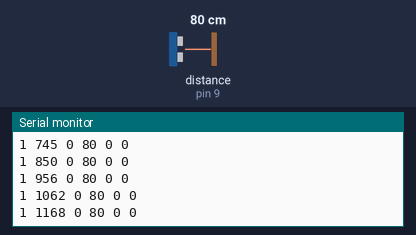
A sketch run on a simulated Arduino Uno, built with avr-gcc and run on an emulated ATmega328P. Parts: the last lines printed to the serial monitor. Wiring (inferred from the names in the program): ultrasonic range finder: trigger pin 8; echo pin 9. Inputs (shaded band) come from the test bench; at power-on: distance to the obstacle (sensor on pin 9) 80 cm. The echo pulse lasts 58.3 µs per cm.

Above: at 1.2 s.
1.3 s: distance to the obstacle (sensor on pin 9) set to 2 cm
At 1.38 s:
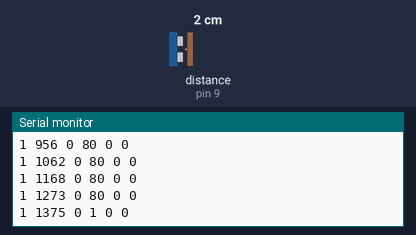
2.8 s: distance to the obstacle (sensor on pin 9) set to 4 cm
At 2.8 s:
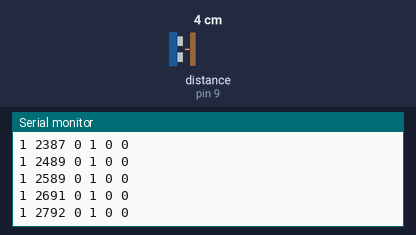
4.3 s: distance to the obstacle (sensor on pin 9) set to 299 cm
At 4.33 s:
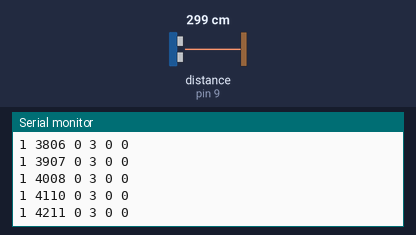
Timing chart, 0 to 7.3 s (numbered marks = the images above; inputs shaded):
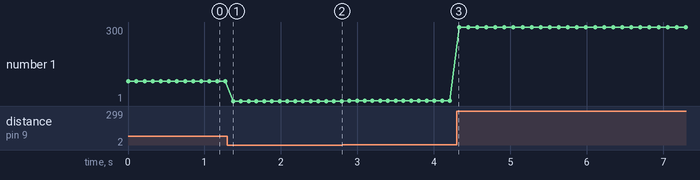

The sketch:

OneSonarRead.ino
```cpp
#define CM 1      //Centimeter
#define INC 0     //Inch
#define TP 8      //Trig_pin
#define EP 9      //Echo_pin

int sonarFron;
int sonarDer;
int sonarIzq;
int distance_cm;
long microseconds;
int orientacion;

void setup(){
  pinMode(TP,OUTPUT);       // set TP output for trigger
  pinMode(EP,INPUT);        // set EP input for echo
  Serial.begin(19200);      // init serial 9600
}

void loop(){
  for(int i = 0; i < 300; i++){
    SendMessage(1);
    delay(100);
  }
  EndCom();

}

long TP_init(){
  digitalWrite(TP, LOW);
  delayMicroseconds(2);
  digitalWrite(TP, HIGH);                 // pull the Trig pin to high level for more than 10us impulse
  delayMicroseconds(10);
  digitalWrite(TP, LOW);
  long microseconds = pulseIn(EP,HIGH);   // waits for the pin to go HIGH, and returns the length of the pulse in microseconds
  return microseconds;                    // return microseconds
}

void EndCom(){
  Serial.print(0);
  Serial.print(" ");
  Serial.println(millis());
}

void SendMessage(int mssType){
  microseconds = TP_init();
  sonarIzq = microseconds/58;
  sonarFron = 0;
  sonarDer = 0;
  orientacion = 0;

  Serial.print(mssType);
  Serial.print(" ");
  Serial.print(millis());
  Serial.print(" ");
  Serial.print(orientacion);
  Serial.print(" ");
  Serial.print(sonarIzq);
  Serial.print(" ");
  Serial.print(sonarFron);
  Serial.print(" ");
  Serial.println(sonarDer);

}
```

Measured:
- after the input at 1.3 s, the serial monitor: prints a new line after 0.08 s (image 1)
- plotted number 1: 1 → 3 after the input at 2.8 s
